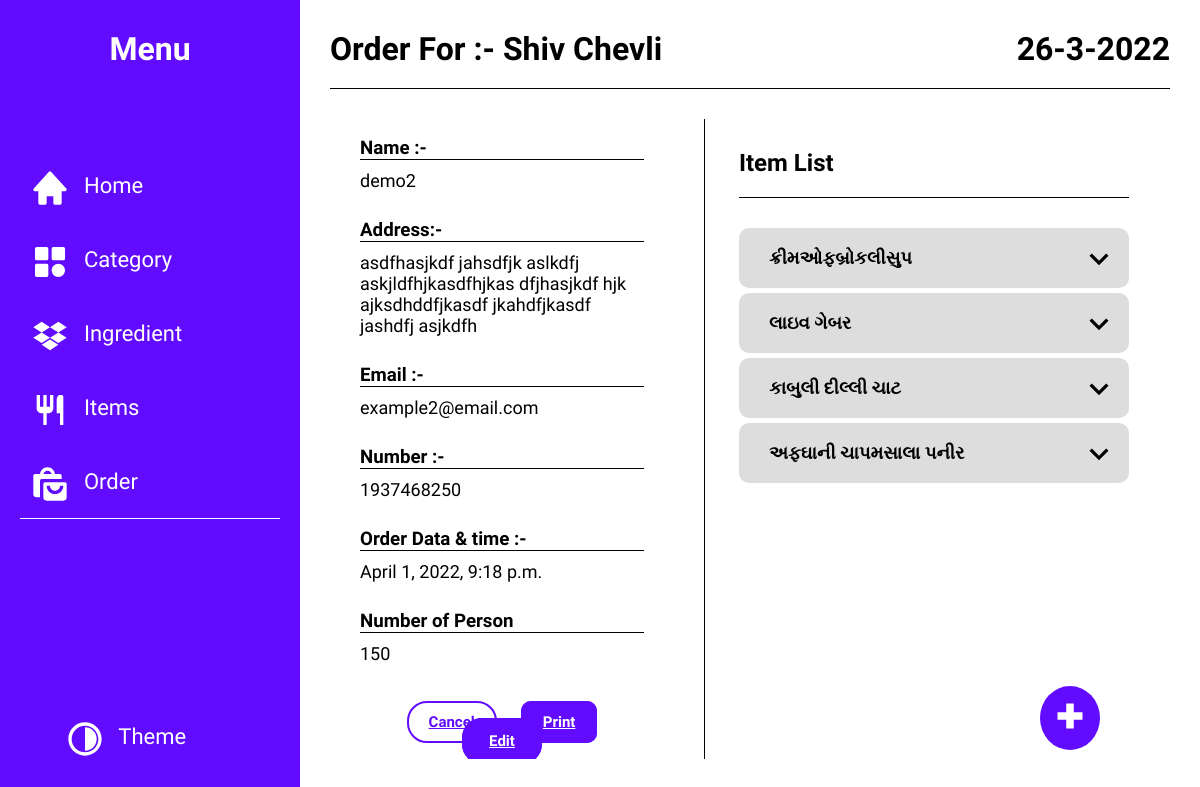
Page /orderInventory/OrderDetail/6/ on the committed database.
### orderInventory/models.py (models this page shows, shortened)
class OrderIndividual(models.Model):
    name = models.CharField(max_length=64,
                            null=True, blank=True,
                            verbose_name="Name of Function For Which this order is Placed")
    mobileNumber = models.CharField(max_length=15,validators=[checkMobileNumber])
    address = models.CharField(max_length=256,blank=True,null=True)
    numberOfPerson = models.IntegerField(blank=True,null=True)
    email = models.EmailField(blank=True,null=True)
    deliveryDate = models.DateTimeField(blank=True, null=True)
    createdAt = models.DateTimeField(default=datetime.now)
    modifyAt = models.DateTimeField(default=None, blank=True, null=True)
    deletedAt = models.DateTimeField(default=None, blank=True, null=True)
    def __str__(self):
        return f"{self.id} : {self.name}"

class ItemIndividual(models.Model):
    name = models.CharField(max_length=64)
    type = models.ForeignKey(
        Type,
        related_name="Item_Type",
        on_delete=models.SET(None),
        null=True,
        blank=True
    )
    createdAt = models.DateTimeField(default=datetime.now)
    modifyAt = models.DateTimeField(blank=True, null=True)

### orderInventory/views.py (the view)
# urls.py: path('OrderDetail/<int:OrderID>/', views.orderDetail, name="orderDetail"),
@cache_control(max_age=3600)
def orderDetail(request, OrderID):
    print(OrderID)
    temp = getOrderDetail(OrderID)
    itemList = models.ItemIndividual.objects.all()
    return render(request, "order.html", {
        "putPlus": True,
        "ItemList": itemList,
        "active": "order",
        "data": temp,
        "queryItem": "order_one",
        "heading": "Order",
    })

### orderInventory/models.py (called while the page is built)
    def __str__(self):
        deleteStr = ""
        if self.deletedAt != None:
            deleteStr = "Deleted"
        return f"{self.id} : {self.orderId} : {self.orderItem.name} : {deleteStr}"

### orderInventory/templates/order.html (shortened to what this page needs)
{% extends 'template.html' %}
{% load static %}
{% block heading %}
    Order For :- <span id="orderFor">Shiv Chevli</span>
{% endblock %}
{% block Main %}
    <div id="detail-view">
        <section id="orderDetail-section1">
                <div class="order-detail">
                    <h3>Name :- </h3>
                    <p>{{ data.orderName }}</p>
                </div>
                <div class="order-detail">
                    <h3>Address:- </h3>
                    <p>{{ data.address }} </p>
                </div>
                <div class="order-detail">
                    <h3>Email :- </h3>
                    <p>{{ data.email }}</p>
                </div>
                <div class="order-detail">
                    <h3>Number :- </h3>
                    <p>{{ data.mobileNumber }}</p>
                </div>
                <div class="order-detail">
                    <h3>Order Data & time :- </h3>
                    <p>{{ data.deliverDate }}</p>
                </div>
                <div class="order-detail">
                    <h3>Number of Person</h3>
                    <p>{{ data.numberOfPerson }}</p>
                </div>
                <div class="section4">
                    <a href="{% url 'inventory:orderList' %}" class="button-remove button-style-1 cancel-btn"> Cancel</a>
                    <a href="{% url 'inventory:orderPrint' data.orderId %}" class="button-remove  button-style-1 button-style-2 ">
                        Print
                    </a>
                    <a href="{% url 'inventory:orderEdit' data.orderId  %}" id="editBtn" class="button-remove button-style-1">
                        Edit
                    </a>
                </div>
            </section>
        <section class="section2" id="section1">
                <h1>Item List</h1>
                <div class="item-list-box">
                    {% for dataItem in data.fields %}
                        <div class="item-box" data-itemid="{{ dataItem.id }}">
                        <h2 class="item-name">
                            <span class="item-name-text">
                                {{ dataItem.name }}
                            </span>
                            <span class="arrow">
                                <svg xmlns="http://www.w3.org/2000/svg" width="24" height="24" viewBox="0 0 24 24">
                                    <path d="M16.293 9.293 12 13.586 7.707 9.293l-1.414 1.414L12 16.414l5.707-5.707z">
                                    </path>
                                </svg>
                            </span>
                        </h2>
                    </div>
                    {% endfor %}
                </div>
            </section>
    </div>
{% endblock %}

### orderInventory/static/css/style.css (style rules this page uses)
* { margin: 0; padding: 0; box-sizing: border-box; font-family: 'Readex Pro', sans-serif; scrollbar-width: thin; }
:root { --text-color : #fff; --bg-color-main : #610CFF; --item : #dddddd; --text-alter : #000; --bg-color-alter : #fff; --danger_color : #aa0a0a; }
svg { padding: 0; width: 40px; height: 40px; fill: var(--text-color); }
.button-remove { border: none; outline: none; color: var(--text-color); background: transparent; cursor: pointer; padding: 15px; }
main h1,h3 { margin: 30px; padding-bottom: 20px; border-bottom: 1px solid var(--text-alter); color: var(--text-alter); }
main section { vertical-align: top; padding: 0 30px; display: inline-block; overflow-y: auto; border-right: 1px solid var(--text-alter); width: 45%; max-width: 45vw; min-height: 550px; max-height: 620px; }
main .section2 { width: 50%; max-width: 100%; border-right: none ; }
.button-style-1 { overflow: hidden; max-width: 100px; font-size: 15px; font-weight: 600; border-radius: 20px; margin: 0px 20px; padding: 10px 20px; background-color: var(--bg-color-main); border: 2px solid var(--bg-color-main); }
.button-style-2 { border-radius: 10px; margin: 30px; }
.cancel-btn { color: var(--bg-color-main); background-color: var(--text-color); border: 2px solid var(--bg-color-main); }
.item-box { position: relative; background-color: #eee; padding: 20px 0px; margin: 5px 0; font-size: 20px !important; height: 60px; overflow: hidden; border-radius: 10px; cursor: pointer; background: var(--item); color: var(--text-alter); }
.item-name { margin: 0; display: grid; grid-template-columns: repeat(12,1fr); vertical-align: middle; font-size: 18px ; vertical-align: center; line-height: 20px; }
.item-name .item-name-text { grid-column: 1/11; padding: 0 30px; }
.item-name span:nth-child(2) { text-align: right; padding-right: 10px ; margin-top: -10px; grid-column: 11/13; }
.item-name span svg { fill: var(--text-alter); }
.order-detail { margin: 8px 0; }
.order-detail p { font-size: 18px; padding: 10px 30px; color: var(--text-alter); }
.section4 { padding: 20px; text-align: center; }
.section4 .button-style-1 { margin: 10px !important; }
.section4 #editBtn { padding: 12px 25px; }
#orderDetail-section1 { max-height: 700px; }
#orderDetail-section1 h3 { margin: 0px 30px 0px; padding-bottom: 0px !important; }
section h1 { margin: 30px 0 !important; }

### orderInventory/templates/order.html (style rules this page uses)
section { max-height: 80vh !important; }
.order-detail { margin: 18px 0 !important; }

### rows in the picture
OrderIndividual: orderName "demo2", address "asdfhasjkdf jahsdfjk aslkdfj askjldfhjkasdfhjkas dfjhasjkdf hjk ajksdhddfjkasdf jkahdfjkasdf jashdfj asjkdfh", email "example2@email.com", mobileNumber "1937468250", deliverDate "April 1, 2022, 9:18 p.m."
ItemIndividual: name "ક્રીમઓફબ્રોકલીસુપ"
ItemIndividual: name "લાઇવ ગેબર"
ItemIndividual: name "કાબુલી દીલ્લી ચાટ"
ItemIndividual: name "અફઘાની ચાપમસાલા પનીર"

### other values in the picture
{{ data.numberOfPerson }} "150"
